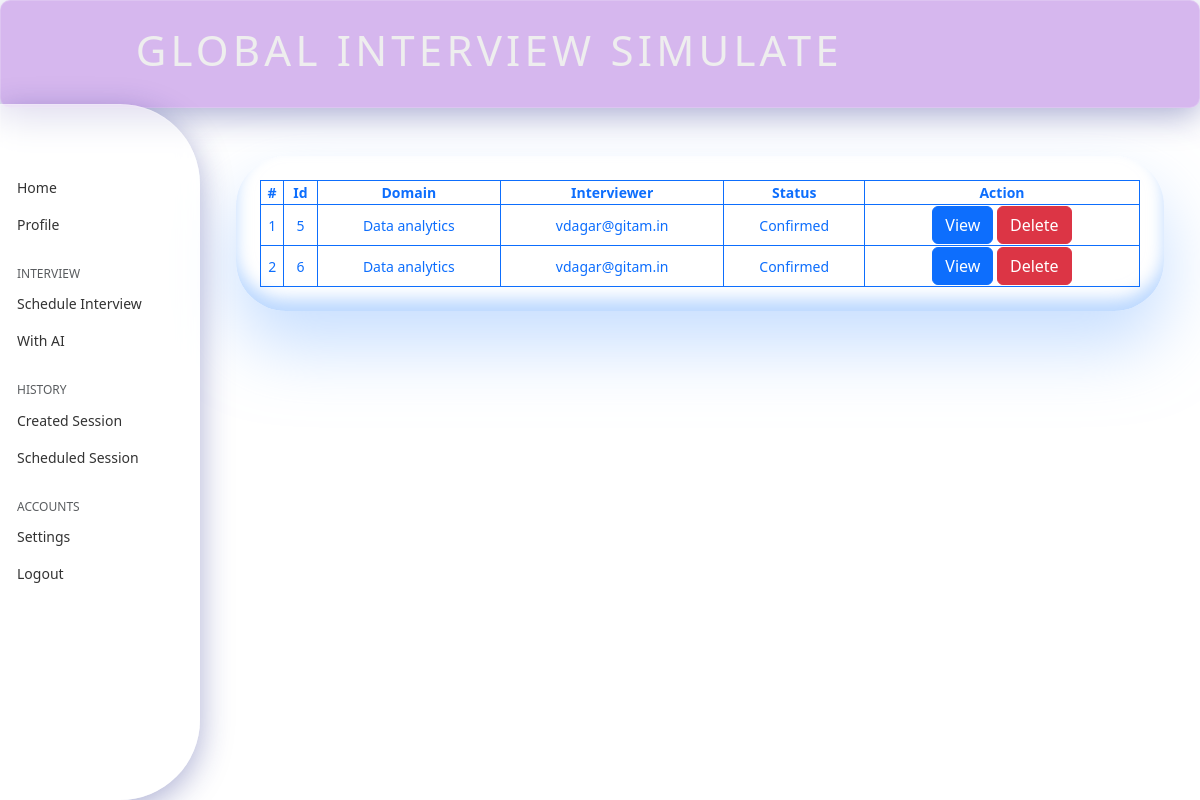
Page /interview/schduled_session/ (signed in) on the committed database.
### interview/models.py (models this page shows)
class ScheduleInterview(models.Model):
    id = models.AutoField(primary_key=True)
    user = models.ForeignKey(Custom_user, on_delete=models.CASCADE)
    interviewer = models.ForeignKey(Custom_user, on_delete=models.CASCADE , related_name = 'interviewer')
    domain = models.CharField(max_length=255)
    date = models.DateField()
    time = models.TimeField()
    status = models.CharField(max_length=255 , default = 'confirmation pending')
    created_at = models.DateTimeField(auto_now_add=True)
    updated_at = models.DateTimeField(auto_now=True)

### account/models.py (models this page shows, shortened)
class Custom_user(AbstractUser):
    username = None
    email = models.EmailField(max_length=254 , unique=True)
    first_name = models.CharField(max_length=100)
    last_name = models.CharField(max_length=100 , blank=True , null = True)
    auth_token = models.CharField(max_length=100)
    is_verified = models.BooleanField(default=False)
    is_interviewer = models.BooleanField(default=False)
    created_at = models.DateTimeField(auto_now_add=True)
    USERNAME_FIELD = 'email'
    REQUIRED_FIELDS = []
    objects = UserManager()

### interview/views.py (the view)
# urls.py: path("schduled_session/", schedule_session.scheduled_interview , name="schdule_interview"),
    @login_required
    def scheduled_interview(request):
        if not request.user.is_superuser:
            if request.user.is_interviewer:
                scheduled_session = ScheduleInterview.objects.filter(interviewer=request.user).all()
                if request.method == 'POST':
                    id = request.POST.get('id')
                    session = ScheduleInterview.objects.get(id=id)
                    session.status = request.POST.get('status')
                    session.save()
                    send_mail_for_update_session_status(request, session.interviewer.email, session.user.email, session.domain, session.date, session.time, session.status)
                    return redirect('/interview/schduled_session/')
            else:
                scheduled_session = ScheduleInterview.objects.filter(user=request.user).all()
            context = {'scheduled_session': scheduled_session}
            return render(request, 'interview/scheduled_session.html', context)
        return HttpResponse('404 not found')

### templates/interview/scheduled_session.html (shortened to what this page needs)
{% extends "base.html" %}
{% load static %}
{% block style %}
<link rel="stylesheet" href="https://cdnjs.cloudflare.com/ajax/libs/font-awesome/5.15.4/css/all.min.css">
<link rel="stylesheet" href="{% static '/css/profile.css' %}">
{% endblock style %}
{% block main %}
<div class="container mt-5">
    <div class="table-responsive claymorphism neomorphism p-4 text-primary ">
      <table class="table-bordered w-100 border-primary text-center">
        <thead>
          <tr>
            <th>#</th>
            <th>Id</th>
            <th>Domain</th>
            {% if request.user.is_interviewer %}
            <th>User</th>
            {% else %}
            <th>Interviewer</th>
            {% endif %}
            <th>Status</th>
            <th>Action</th>
          </tr>
        </thead>
        <tbody>
{% for session in scheduled_session  %}
          <tr>
            <td>{{ forloop.counter}}</td>
            <td>{{session.id}}</td>
            <td>{{session.domain}}</td>
            {% if request.user.is_interviewer %}
            <td>{{session.user.email}}</td>
            <td>
             {{session.status}}
            </td>
            {% else %}
            <td>{{session.interviewer.email}}</td>
            <td>{{session.status}}</td>
            {% endif %}
            <td>
              <a href="/interview/view_schedule/{{session.id}}/" class="btn btn-primary">View</a>
              <a href="/interview/delete_schedule/{{session.id}}/" class="btn btn-danger">Delete</a>
            </td>
          </tr>
          {% endfor %}
        </tbody>
      </table>
    </div>
  </div>
{% endblock main %}

### static/css/base.css (style rules this page uses)
body { background-image: url('/static/images/bg.png'); background-position: center; background-repeat: no-repeat ; background-attachment: fixed; background-size: cover; }

### static/css/dashboard.css (style rules this page uses)
body { font-size: .875rem; }

### static/css/morphism.css (style rules this page uses)
.claymorphism { backdrop-filter: blur(5px); background-color: rgba(255, 255, 255, 0.3); border-radius: 50px; box-shadow: 0px 35px 68px 0px rgba(145, 192, 255, 0.5), inset 0px -12px 16px 0px rgba(145, 192, 255, 0.6), inset 0px 11px 28px 0px rgb(255, 255, 255); }

### rows in the picture
ScheduleInterview: id "5", domain "Data analytics", interviewer.email "vdagar@gitam.in", status "Confirmed"
ScheduleInterview: id "6", domain "Data analytics", interviewer.email "vdagar@gitam.in", status "Confirmed"
